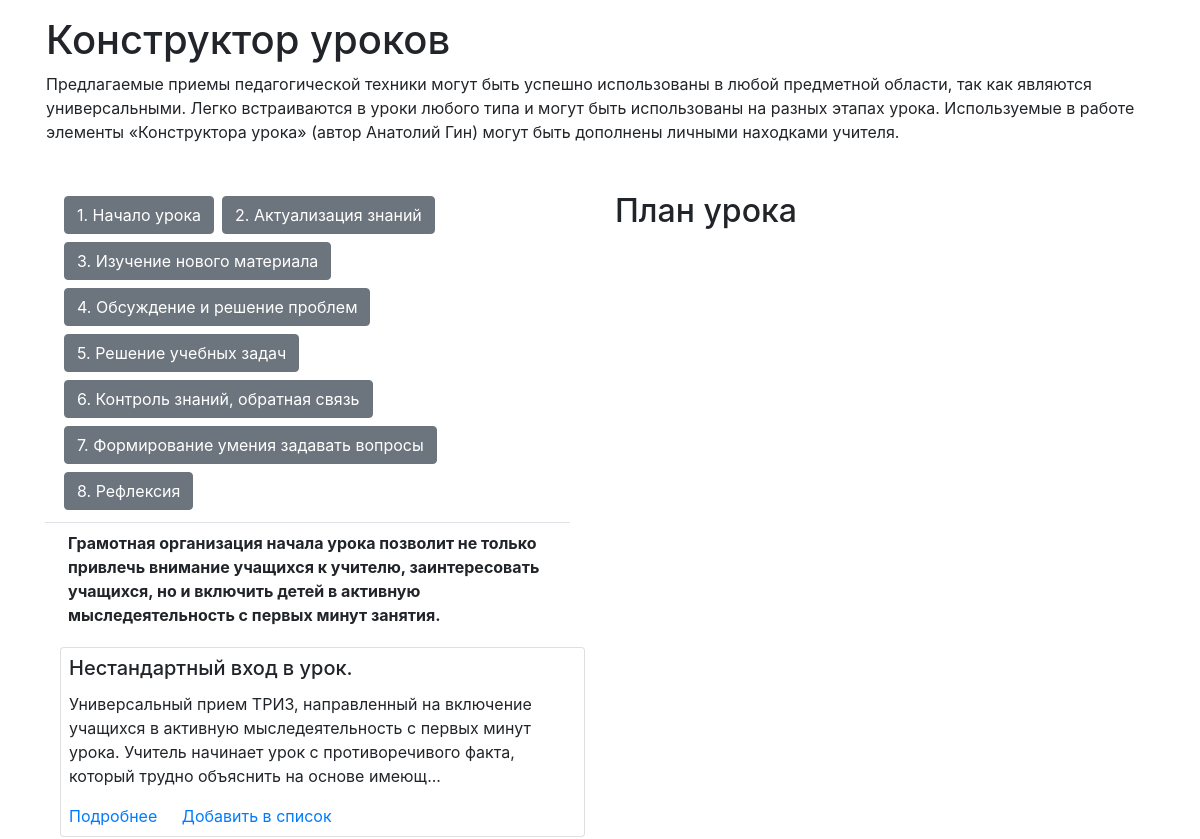
Before: / (upper part) with the older database file.
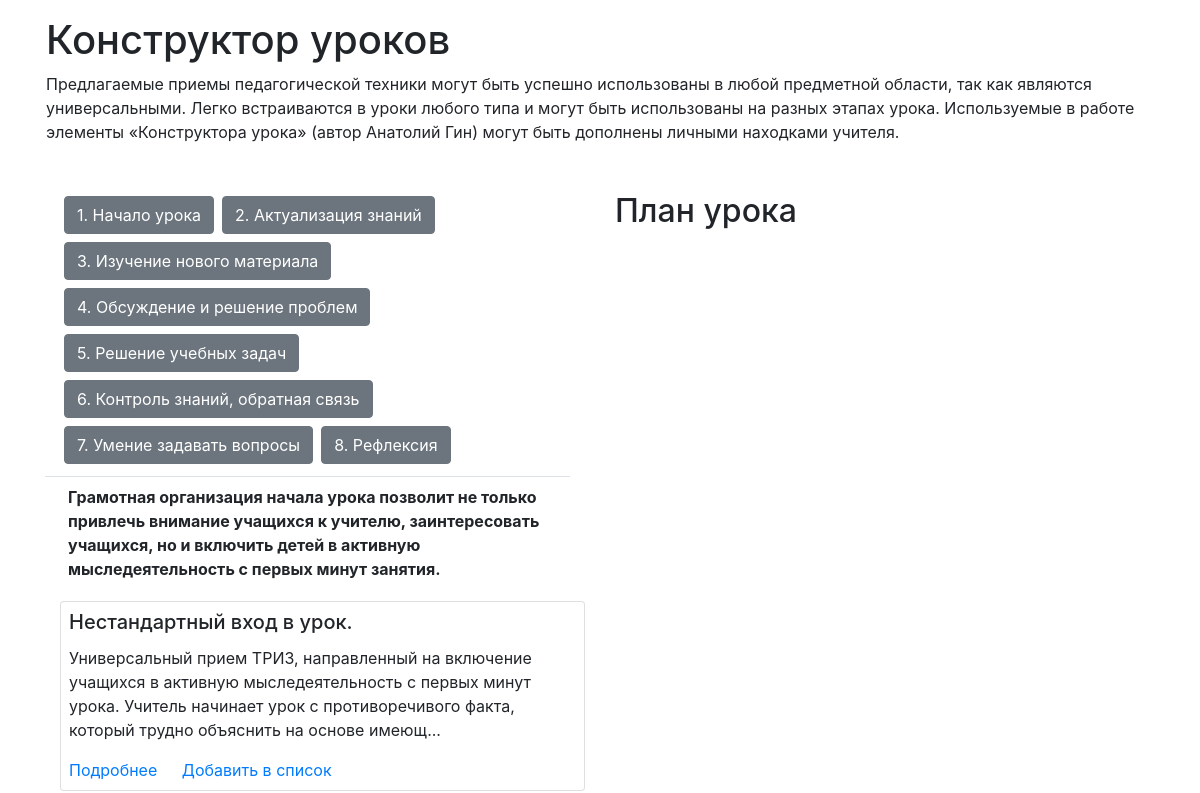
After: the same page with the newer database file.
### tables this page shows
CREATE TABLE `stages` (
  `id` int(10) UNSIGNED NOT NULL,
  `stage` varchar(400) NOT NULL,
  `stage_description` varchar(1000) NOT NULL,
  `stage_table_name` varchar(400) NOT NULL
);

CREATE TABLE `beginning` (
  `id` int(10) UNSIGNED NOT NULL,
  `name` varchar(400) NOT NULL,
  `description` varchar(10000) NOT NULL
);

### index.php (the view, shortened to what this page needs)
<?php
    require_once("configDB.php");
?>
<!doctype html>
<html lang="en">
  <head>
    <link rel="stylesheet" href="https://stackpath.bootstrapcdn.com/bootstrap/4.1.3/css/bootstrap.min.css">
  </head>
  <body>
<header class="container p-3">
	<h1>Конструктор уроков</h1>
	<p>Предлагаемые приемы педагогической техники могут быть успешно использованы в любой предметной области, так как являются универсальными. Легко встраиваются в уроки любого типа и могут быть использованы на разных этапах урока. Используемые в работе элементы «Конструктора урока»  (автор Анатолий Гин) могут быть дополнены личными находками учителя.</p>
</header>
    <section class="container row m-3 ml-auto mr-auto">
    	<section class="container card_collapse col-12 col-md-6">
      <section class="border-bottom row pb-2 col-md-12">
			<?php
        $result = $pdo->query('SELECT id,stage FROM stages');
        while($row = $result->fetch(PDO::FETCH_ASSOC)){
          echo '<button class="btn btn-secondary m-1" type="button" data-toggle="collapse" data-target="#multiCollapseExample'.$row['id'].'" aria-expanded="true" aria-controls="multiCollapseExample'.$row['id'].'" onclick="closeItems()">'.$row['stage'].'</button>';
        }
      ?>
      </section>
			<section class="mb-2">
      <?php
        $result = $pdo->query('SELECT * FROM stages');
        $counter=0;
        while($row = $result->fetch(PDO::FETCH_ASSOC)){
			    echo '<section class="multi-collapse collapse';
          if ($counter==0){echo " show";};
          echo '" id="multiCollapseExample'.$row['id'].'">
			    	<section class="m-1 mb-3 p-1 font-weight-bold">
			    		'.$row['stage_description'].'
			    	</section>
			      	<ul class="list-unstyled">';
			$items = $pdo->query('SELECT * FROM '.$row['stage_table_name']);
			while($item = $items->fetch(PDO::FETCH_ASSOC)){
			   	echo	'<li class="card mb-1">
			            	<div class="card-body p-2"  stage_table_name="'.$row['stage_table_name'].'" id="'.$item['id'].'">
							    <h5 class="card-title">'.$item['name'].'</h5>
							    <p class="card-text">'.mb_substr($item['description'], 0, 200).'...</p>
                  <section class="full_text" hidden="true">'.$item['name'].'<br>
'.$item['description'].'
</section>
							    <a href="card.php?stage='.$row['stage_table_name'].'&id='.$item['id'].'" class="card-link" target="_blank">Подробнее</a>
							    <a href="#" id="add_rem" class="card-link" onclick="appendToList(this.parentNode.parentNode.innerHTML);">Добавить в список</a>
							</div>
			            </li>';
			};
			echo	'</ul>
			    </section>';
          $counter++;
        }
      ?>
			</section>
		</section>
        <div class="col-md-6" id="lesson_list">
        <h2>План урока</h2>
        </div>
    </section>
  </body>
</html>

Changed rows visible on the page:
changed stages: stage "7. Формирование умения задавать вопросы" → "7. Умение задавать вопросы"
